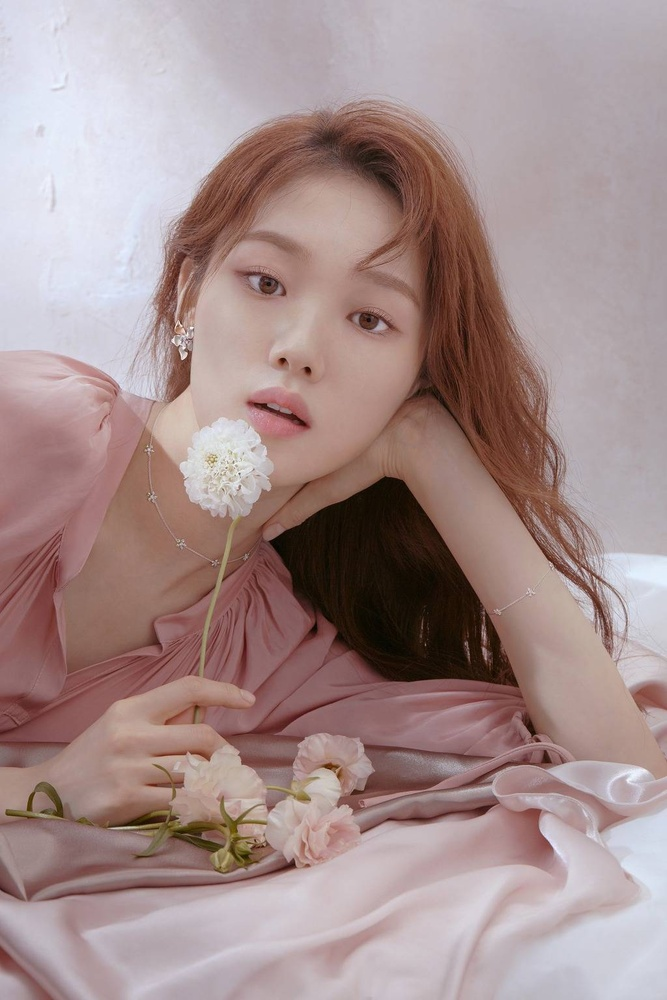
#> input picture Edge_Contour/lee-sung-kyung.jpg, 667 x 1000 px, shrunk from 1024 x 1536 before the run, found by its file name
$ python prewitt.py
#> lines starting #> are read from the running program, lines starting #| are printed output that depends on the picture
import cv2
from matplotlib import pyplot as plt
import numpy as np

lsy = cv2.imread("D:\Work\Image_Processing\Blog\py_code\lee-sung-kyung.jpg",0)
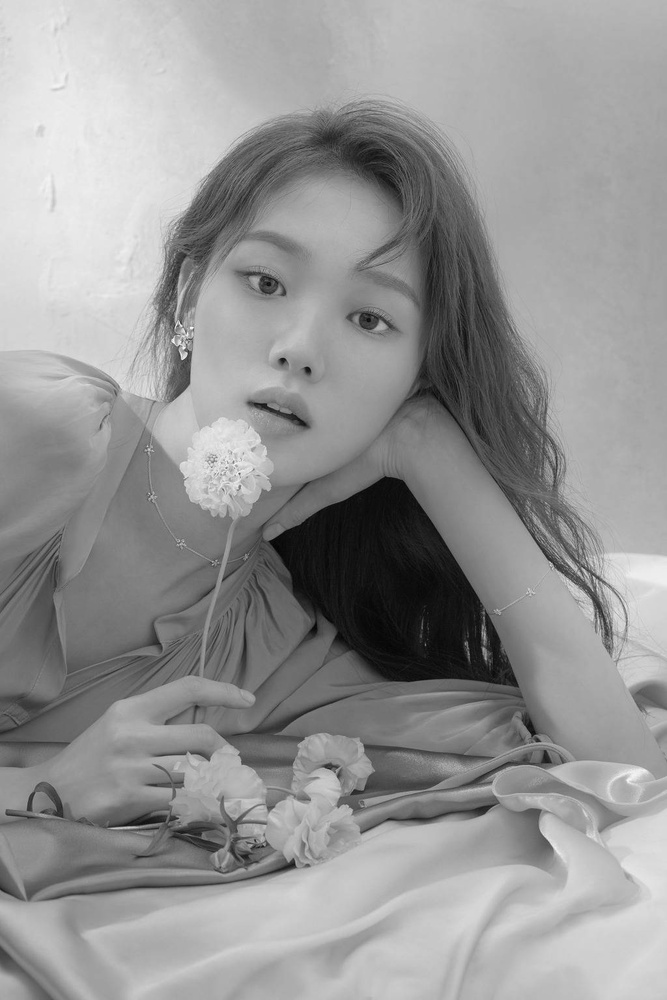
#> lsy: shape (1000, 667); min 2, max 252, mean 148.9

kernelx = np.array([[1,1,1],[0,0,0],[-1,-1,-1]])
kernely = np.array([[-1,0,1],[-1,0,1],[-1,0,1]])

plt.subplot(2,2,1),plt.imshow(lsy,cmap = 'gray')
plt.title('original'), plt.xticks([]), plt.yticks([])

prewittx = cv2.filter2D(lsy, -1, kernelx)
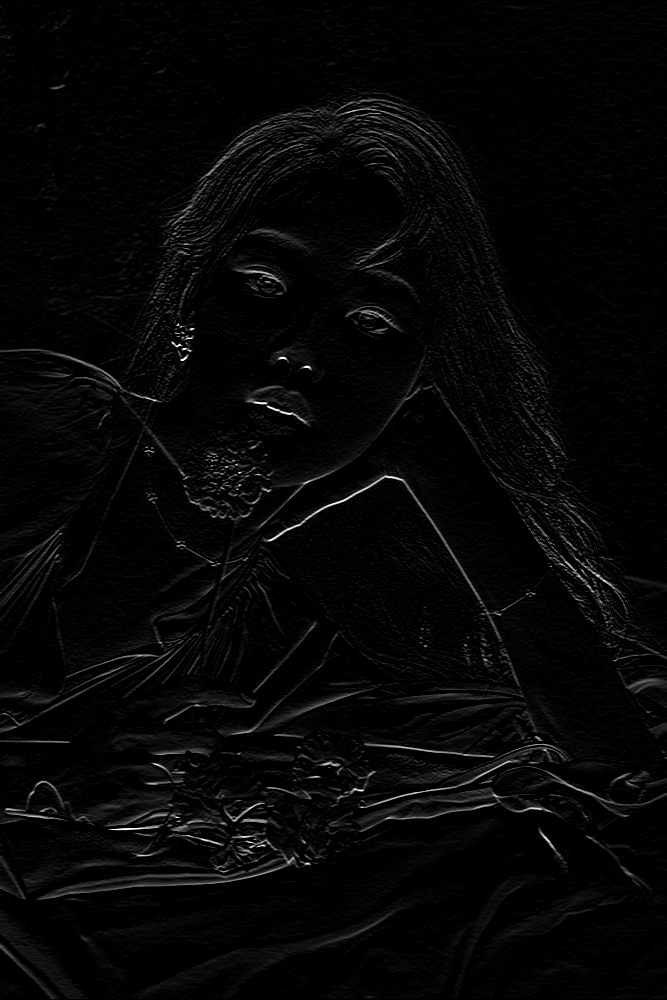
#> prewittx: shape (1000, 667); min 0, max 255, mean 6.2
plt.subplot(2,2,2),plt.imshow(prewittx,cmap = 'gray')
plt.title('prewitt x'), plt.xticks([]), plt.yticks([])

prewitty = cv2.filter2D(lsy, -1, kernely)
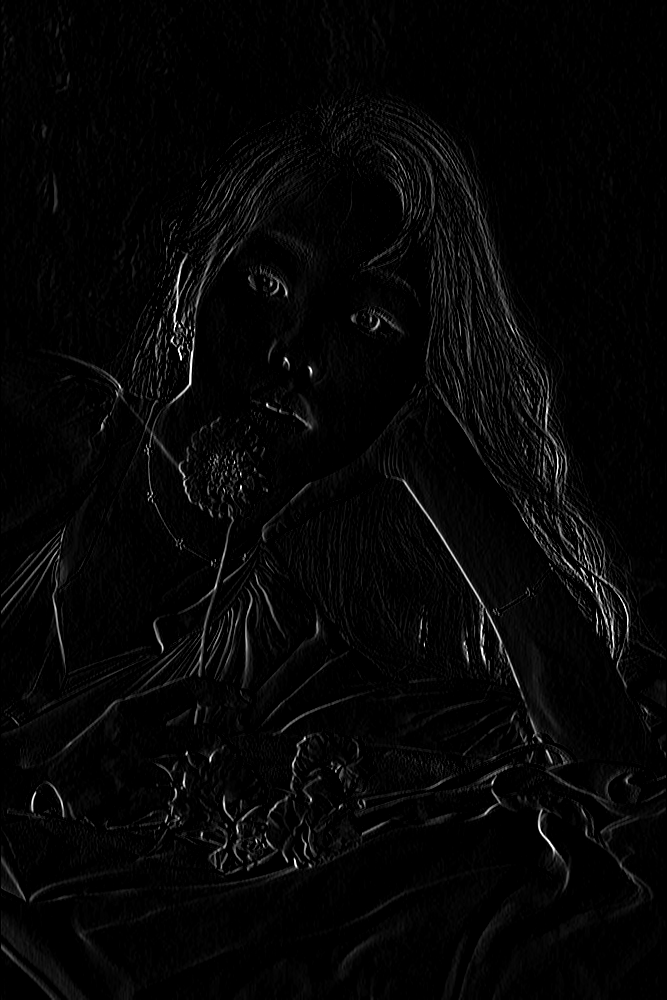
#> prewitty: shape (1000, 667); min 0, max 255, mean 5.9
plt.subplot(2,2,3),plt.imshow(prewitty,cmap = 'gray')
plt.title('prewitt y'), plt.xticks([]), plt.yticks([])

prewitt = prewittx + prewitty
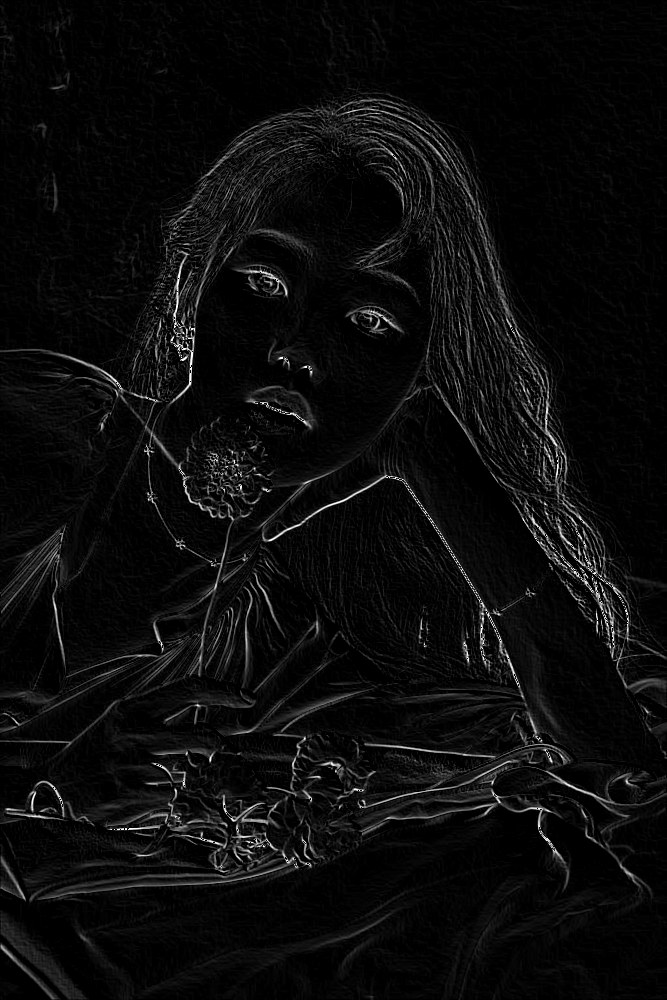
#> prewitt: shape (1000, 667); min 0, max 255, mean 11.8
plt.subplot(2,2,4),plt.imshow(prewitt,cmap = 'gray')
plt.title('prewitt'), plt.xticks([]), plt.yticks([])

plt.show()
